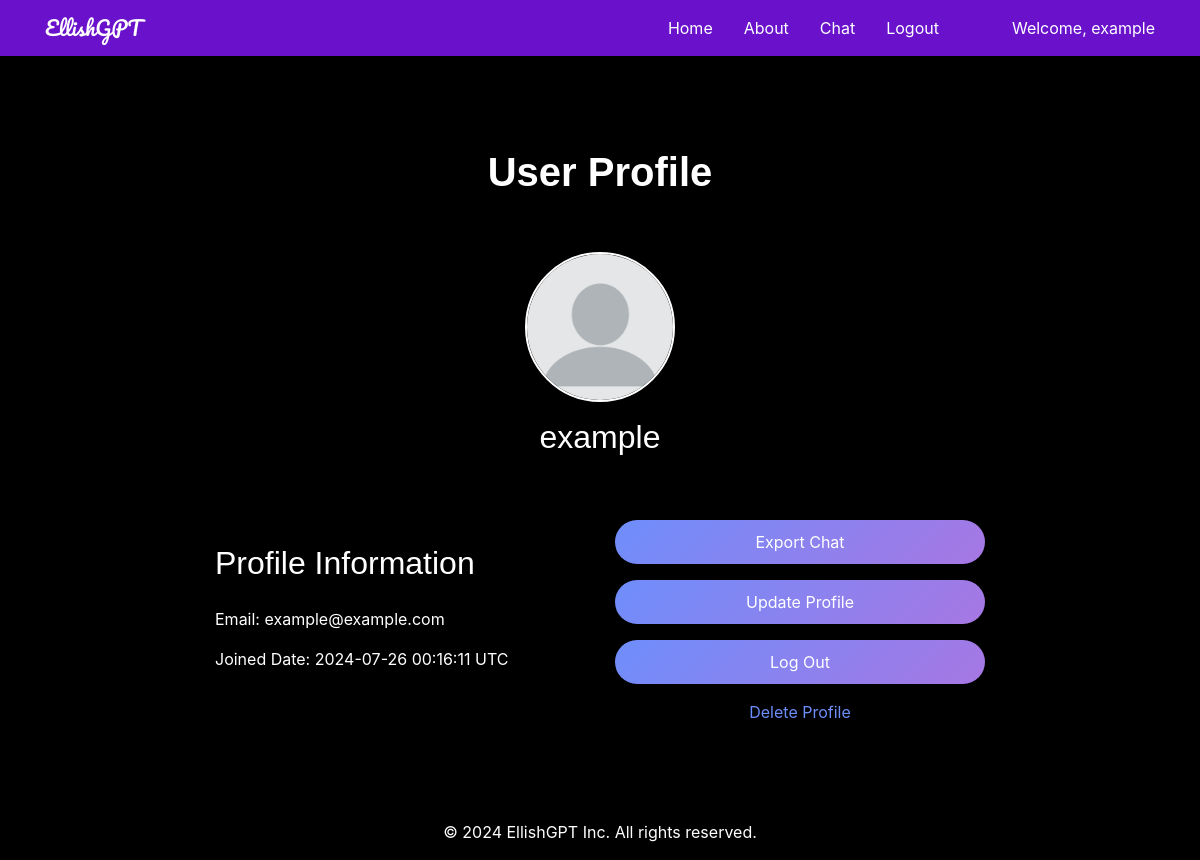
Screenshot of /profile (signed in) with the database file from the repository.
### tables this page shows
CREATE TABLE users (
                userid INTEGER PRIMARY KEY,
                username TEXT NOT NULL UNIQUE,
                password TEXT NOT NULL,
                email TEXT NOT NULL UNIQUE,
                joined_date TIMESTAMP DEFAULT CURRENT_TIMESTAMP,
                first_name TEXT NOT NULL DEFAULT 'John',
                last_name TEXT NOT NULL DEFAULT 'Doe',
                profile_picture TEXT NOT NULL DEFAULT 'default.png'
            );

### genaiserver_wl_folder/flask_app.py (the view)
    @app.route("/profile")
    @login_required
    def profile():
        username = session.get('username')
        if not username:
            flash("User not logged in.")
            return redirect(url_for('home'))
        user_info = get_user_info(username)
        if not user_info:
            flash("User information not found.")
            return redirect(url_for('home'))
        email = user_info['email']
        first_name = user_info['first_name']
        last_name = user_info['last_name']
        profile_picture = user_info['profile_picture']
        joined_date = user_info['joined_date']
        return render_template("profile.html", app_data=app_data, hide_navbar=False, email=email, first_name=first_name, last_name=last_name, profile_picture=profile_picture, joined_date=joined_date)

### genaiserver_wl_folder/sql.py (called while the page is built)
def convert_datetime(s):
    return datetime.strptime(s.decode('utf-8'), '%Y-%m-%d %H:%M:%S')

def get_user_info(username: str):
    try:
        config = get_configs()
        dbfile = config.get("DATABASE_FILE")
        if not dbfile:
            raise ValueError("DATABASE_FILE is not set or is empty in the configuration.")
        with sqlite3.connect(dbfile, detect_types=sqlite3.PARSE_DECLTYPES) as conn:
            conn.row_factory = sqlite3.Row  # Ensure row factory is set
            c = conn.cursor()
            c.execute('SELECT email, joined_date, first_name, last_name, profile_picture FROM users WHERE username = ?', (username,))
            user_info = c.fetchone()
            return user_info
    except sqlite3.Error as e:
        logging.exception(f"Error retrieving user information: {e}")
    except ValueError as ve:
        logging.error(ve)
        return None

### templates/profile.html (shortened to what this page needs)
<!doctype html>
<html lang="en">
    <head>
        <link
            rel="stylesheet"
            href="https://stackpath.bootstrapcdn.com/bootstrap/4.5.2/css/bootstrap.min.css"
        />
    </head>
    <body>
        {% extends 'layout.html' %} {% block body %}
        <div
            class="container-fluid page-transition"
            id="pageTransitionContainer"
            style="
                background-color: black;
                min-height: 100vh;
                padding-top: 100px;
            "
        >
            <div class="row py-5 text-center">
                <div class="col-12">
                    <h1
                        style="
                            color: white;
                            font-weight: bold;
                            font-family: &quot;Raleway&quot;, sans-serif;
                        "
                    >
                        User Profile
                    </h1>
                </div>
            </div>
            <div class="row justify-content-center">
                <div class="col-md-8 text-center">
                    <img
                        src="{{ url_for('static', filename='profile_pictures/' + profile_picture) }}"
                        alt="User Profile Picture"
                        class="rounded-circle img-fluid"
                        style="
                            width: 150px;
                            height: 150px;
                            object-fit: cover;
                            border: 2px solid #ffffff;
                        "
                        onerror="this.onerror=null;this.src='https://cdn.pixabay.com/photo/2015/10/05/22/37/blank-profile-picture-973460_960_720.png';"
                    />
                    <h2
                        class="my-3"
                        style="
                            color: white;
                            font-family: &quot;Raleway&quot;, sans-serif;
                        "
                    >
                        {{ session['username'] if 'username' in session else
                        'Guest' }}
                    </h2>
                </div>
            </div>
            <div class="row justify-content-center py-5">
                <div class="col-md-8 text-center">
                    <div class="row">
                        <div class="col-md-6 text-start">
                            <h2
                                class="my-4"
                                style="
                                    color: white;
                                    font-family: &quot;Raleway&quot;, sans-serif;
                                "
                            >
                                Profile Information
                            </h2>
                            <p style="color: white">Email: {{ email }}</p>
                            <p style="color: white">
                                Joined Date: {{ joined_date }} UTC
                            </p>
                        </div>
                        <div class="col-md-6 d-grid gap-3 text-center">
                            <a href="/export" class="btn btn-gradient"
                                >Export Chat</a
                            >
                            <a href="/update-profile" class="btn btn-gradient"
                                >Update Profile</a
                            >
                            <a href="/logout" class="btn btn-gradient"
                                >Log Out</a
                            >
                            <a
                                href="#"
                                class="delete-profile-link"
                                id="deleteProfileLink"
                                >Delete Profile</a
                            >
                        </div>
                    </div>
                </div>
            </div>
            <div class="container text-center mt-5">
                <p style="color: white">
                    &copy; 2024 EllishGPT Inc. All rights reserved.
                </p>
            </div>
        </div>
        {% endblock %}

### templates/layout.html (style rules this page uses)
html, body { margin: 0; padding: 0; height: 100%; overflow-x: hidden; }

### templates/profile.html (style rules this page uses)
body { background-color: black; opacity: 1; transition: opacity 0.5s ease-in-out; }
.btn-gradient { background: linear-gradient(135deg, #6e8efb, #a777e3); color: white; border: none; border-radius: 25px; padding: 10px 20px; font-size: 16px; transition: background 0.2s, transform 0.2s; }
.delete-profile-link { color: #6e8efb; text-decoration: none; }
.page-transition { opacity: 0; transition: opacity 1s ease-in-out; }
.page-transition.fade-in { opacity: 1; }

### rows the page displays
users: profile_picture (placeholder picture), email "example@example.com", joined_date "2024-07-26 00:16:11"

### other values shown
{{ app_data['project_name'] }} "EllishGPT"
{{ session['username'] }} "example"
